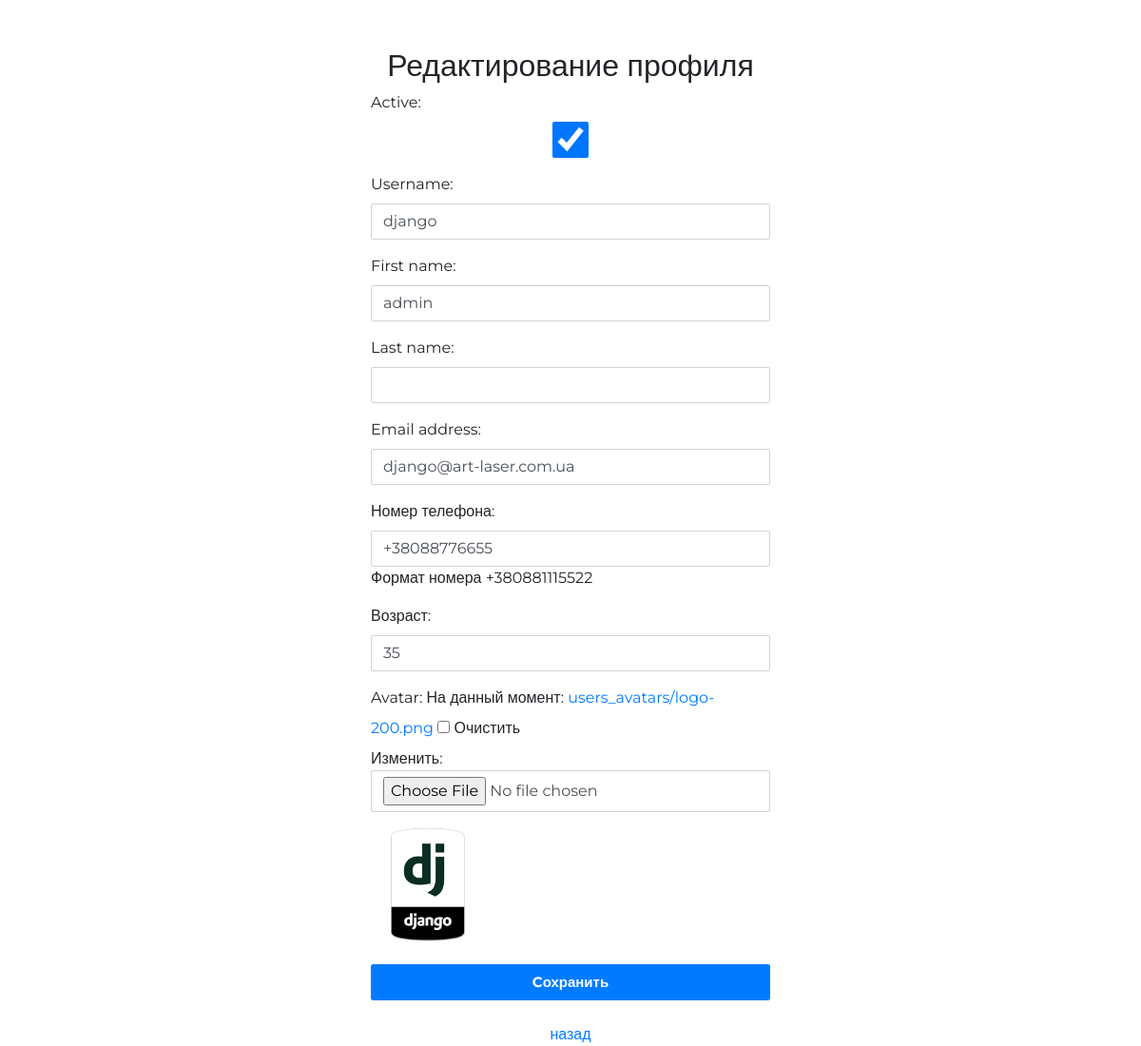
/administrator/users/update/1/ (signed in), run on the app's committed database.
### authapp/models.py (models this page shows)
class ShopUser(AbstractUser):
    avatar = models.ImageField(upload_to='users_avatars', blank=True)
    age = models.PositiveIntegerField(verbose_name='возраст')
    phone = models.CharField(verbose_name='номер телефона', max_length=16, default='')

### adminapp/views.py (the view)
# urls.py: re_path(r'^users/update/(?P<pk>\d+)/$', adminapp.user_update, name='user_update'),
@user_passes_test(lambda user: user.is_superuser)
def user_update(request, pk):
    title = 'Редактирование профиля'
    user = get_object_or_404(ShopUser, pk=int(pk))
    if user:
        if request.method == 'POST':
            form = ShopUserAdminEditForm(request.POST, request.FILES, instance=user)
            if form.is_valid():
                form.save()
                return HttpResponseRedirect(reverse('administrator:users'))
        else:
            form = ShopUserAdminEditForm(instance=user)
        context = {
            'title': title,
            'form': form,
            'object': user,
        }
        return render(request, 'adminapp/user_edit.html', context)

### adminapp/forms.py
class ShopUserAdminEditForm(ShopUserEditForm):
    class Meta:
        model = ShopUser
        fields = ('is_active', 'username', 'first_name', 'last_name', 'email', 'phone', 'age', 'avatar', 'password')

### adminapp/templatetags/tags.py (called while the page is built)
@register.filter
def default_avatar(string):
    if not string:
        string = 'users_avatars/gravatar.png'
    new_string = f'{URL_PREFIX}{string}'
    return new_string

### adminapp/templates/adminapp/user_edit.html (shortened to what this page needs)
{% extends 'authapp/base.html' %}
{% load staticfiles %}
{% load tags %}
{% block content %}
    <div class="register-form">
        <form method="post" enctype="multipart/form-data">
            <h2 class="text-center">{{ title }}</h2>
            {{ form.as_p}}
            <div class="user_avatar"><img src="{{ object.avatar|default_avatar }}"></div>
            <br>
            <input class="form-control btn btn-primary btn-block" type="submit" value="Cохранить">
        </form>
        <br>
           <p class="text-center"><a href="{% url 'administrator:users' %}" class="">назад</a></p>
    </div>
{% endblock %}

### static/css/style.css (style rules this page uses)
* { margin: 0; padding: 0; }
html, body { height: 100%; font-family: 'Montserrat', sans-serif; }
a { text-decoration: none; outline: none; }
.user_avatar img { width: 120px; height: 120px; }
.register-form { width: 420px; margin: 50px auto; }
.form-control, .btn { min-height: 38px; border-radius: 2px; }
.btn { font-size: 15px; font-weight: bold; }

### data on the page
ShopUser: is_active "☑", username "django", first_name "admin", email "django@art-laser.com.ua", phone "+38088776655", age "35", avatar (picture)

### other printed values
{{ title }} "Редактирование профиля"
